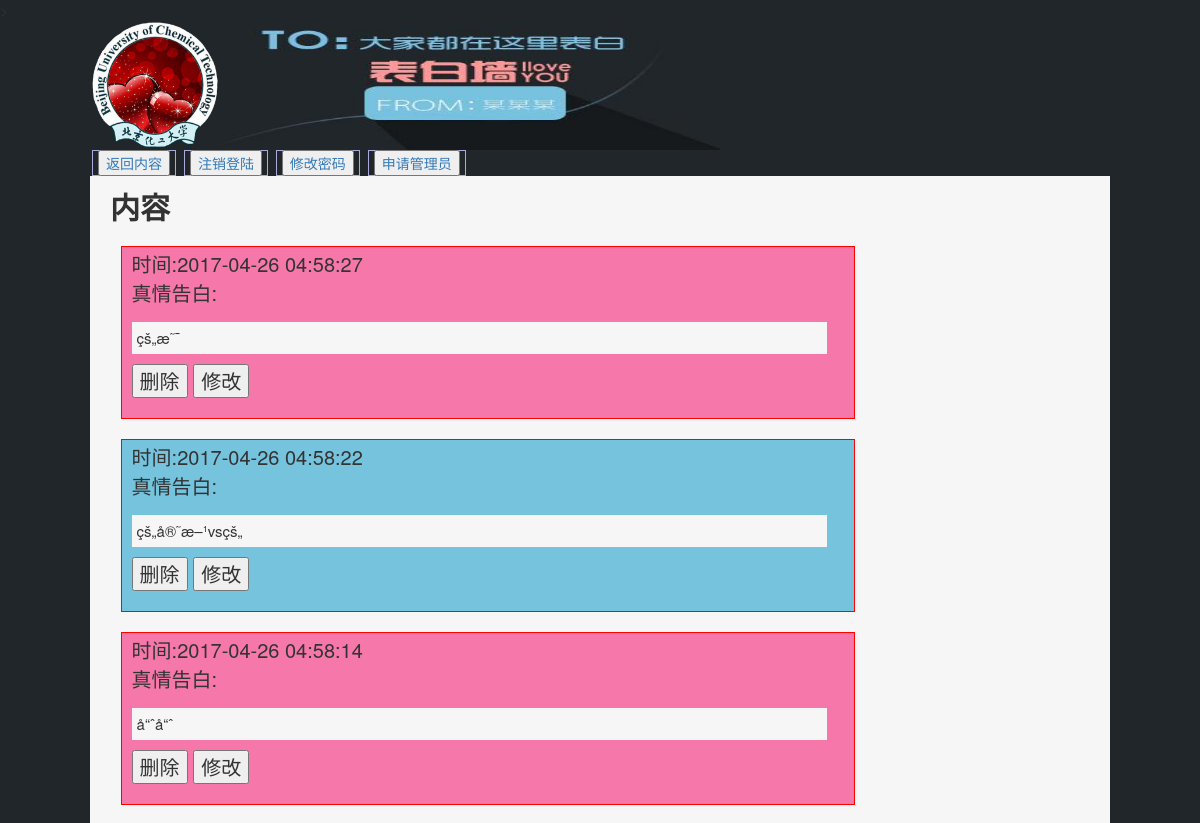
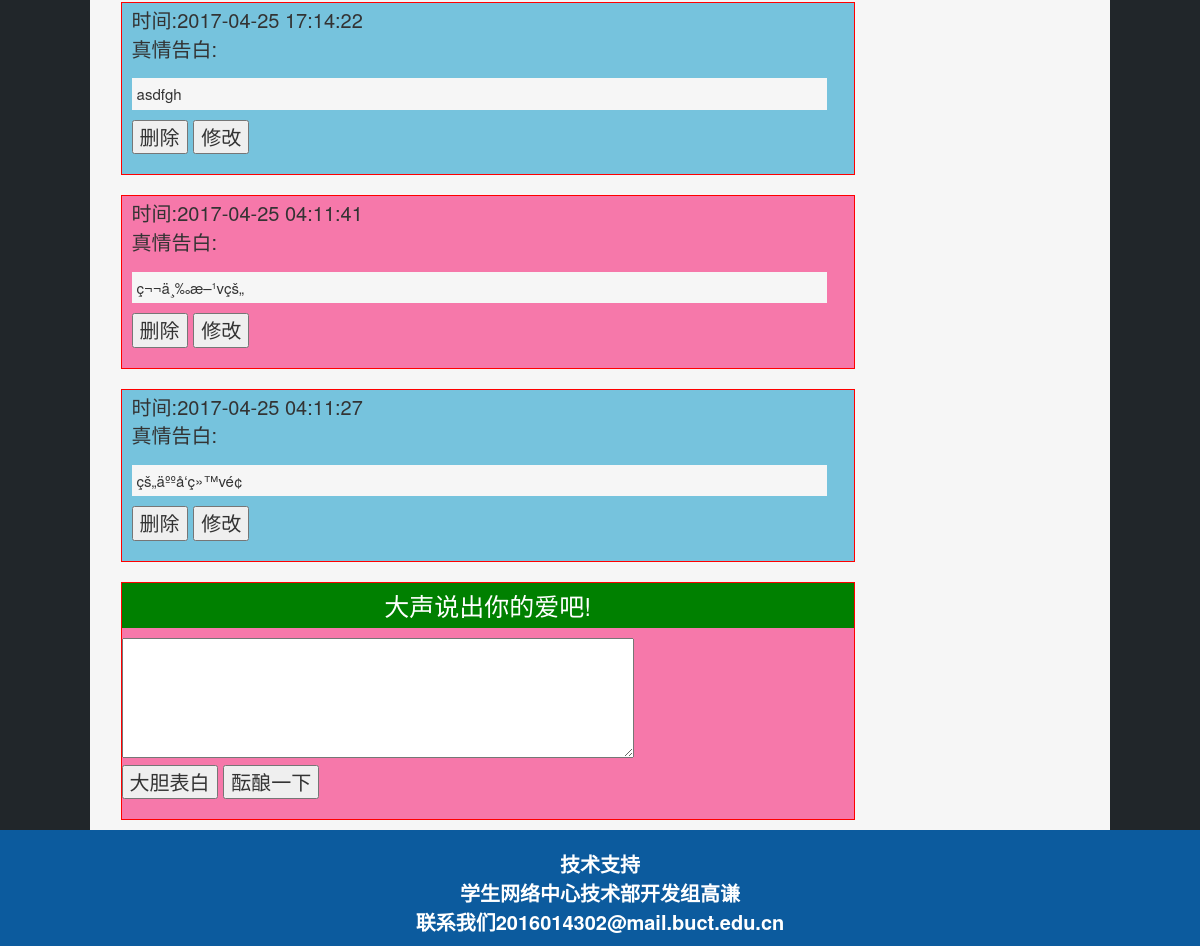
The page /guanli.php (signed in) on the database its author committed (2 pictures, top to bottom).
### tables this page shows
CREATE TABLE IF NOT EXISTS `message` (
  `id` int(10) NOT NULL AUTO_INCREMENT,
  `account` varchar(15) NOT NULL,
  `content` text NOT NULL,
  `time` datetime NOT NULL,
  PRIMARY KEY (`id`)
);

### guanli.php (the view, shortened to what this page needs)
<!DOCTYPE html>
<html>
<head>
  <link rel="stylesheet" href="bootstrap/css/bootstrap.min.css">
  <link href="css/style.css" rel="stylesheet" type="text/css" />
</head>
<body class="con-body">
<div class="con-big">
  <div class="title"><img src="images/buct.jpg" class="buct"><img src="images/biao.jpg" class="biao"></div>
  <div class="second-title">
    <div class="dao">
        <a href="content.php"><input type="button" class="daobutton" value="返回内容"></a>
        <a href="esc.php"><input type="button" class="daobutton" value="注销登陆"></a>
        <a href="fixpass.php"><input type="button" class="daobutton" value="修改密码"></a>
        <a><input type="button" class="daobutton" value="申请管理员" onclick="con()"></a>
    </div>
  </div>
  <div class="sort">内容</div>
  <div class="content" id="text">
     <?php
  if(isset($_COOKIE["account"]))
  {
     $account=$_COOKIE["account"];
     $link = mysqli_connect("localhost","root","","member");
     mysqli_query($link,"SET NAMES utf-8");
     $records_per_page=10;
     if (isset($_GET["page"]))
     {
       $page=$_GET["page"];
     }
     else
       $page=1;
     $pages=($page-1)*$records_per_page;
     $sql="SELECT*FROM message Where account='$account' ORDER BY time DESC";
     $result=mysqli_query($link,$sql);
     $total_records=mysqli_num_rows($result);
     if ($total_records==0)
     {
         echo "您还没有留言，点击表白按钮，赶快抢占沙发吧！";
         print<<<EOT
          <div class='contentbox-1'>
              <form name='biaobai' action='biaobai.php' method='post'>
                 <div class="express">大声说出你的爱吧!</div>
                 <div style=''>
                    <textarea name='content' class="textarea"></textarea>
                </div>
                <div style=''>
                   <input type='button' onclick='post()' value='大胆表白'>
                   <input type='reset' value='酝酿一下'>
                </div>
              </form>
          </div>
EOT;
     }
     else
     {
         mysqli_data_seek($result,$pages);
         $j=1;
         while ($row=mysqli_fetch_assoc($result) and $j<=$records_per_page)
         {
           $x=$j%2;
           $id=$row["id"];
           echo "
           <div class='contentbox-".$x."'>
             <div class='con-p'><span class='con-span'>时间:".$row['time']."</span></div>
             <span class='con-span'>真情告白:</span><br>
             <div class='con-div'>".$row['content']."</div>
             <div style='margin-top:10px;margin-left:10px;'>
                  <div style='display:inline-block;'><form action='delete.php' method='post'>
                    <input type='hidden' value='$id' name='id'>
                    <input type='submit' value='删除'>
                  </form></div>
                  <div style='display:inline-block;'>
                  <form action='fix.php' method='post'>
                     <input type='hidden' value='$id' name='id'>
                     <input type='submit' value='修改'>
                  </form></div>
             </div>
           </div>";
           $j++;
         }
         print<<<EOT
          <div class='contentbox-1'>
              <form name='biaobai' action='biaobai.php' method='post'>
                 <div class="express">大声说出你的爱吧!</div>
                 <div style=''>
                    <textarea name='content' class="textarea"></textarea>
                </div>
                <div style=''>
                   <input type='button' onclick='post()' value='大胆表白'>
                   <input type='reset' value='酝酿一下'>
                </div>
              </form>
          </div>
EOT;
       }
     }
  else
    echo "您还没有登陆!";
?>
  </div>
</div>
<div class="con-bottom">技术支持<br>学生网络中心技术部开发组高谦<br>联系我们2016014302@mail.buct.edu.cn</div>
</body>
</html>

### css/style.css (style rules this page uses)
.express { font-size:25px;padding: 5px;background-color:green;text-align: center;color: white; }
.textarea { margin-top:10px;width:70%;height:120px;font-size:20px; }
.con-body { background-color: #21262a; }
.con-big { width: 85%;margin: 0 auto;background-color: #f6f6f6; }
.con-bottom { font-weight: bold; text-align:center;padding-top: 20px;width:100%;font-size: 20px;padding-bottom: 10px;background-color: #0C5B9E;color: white; }
.buct { width:130px;height: 130px; }
.biao { width: 500px;height:130px; }
.title { width: 100%;background-color:#21262a; }
.second-title { width:100%;background-color: #21262a; }
.content { width: 90%;margin-left: 3%;padding-bottom: 10px; }
.contentbox-1 { width: 80%;border: 1px solid red;padding-bottom: 20px;font-size:20px;margin-top: 20px;background-color: #F678AA; }
.contentbox-0 { width: 80%;border: 1px solid red;padding-bottom: 20px;font-size:20px;margin-top: 20px;background-color: #76c3dd; }
.sort { width: 100%;height: 50px;font-size: 30px;padding-top: 10px;font-weight: bold;padding-left: 20px;color: }
.con-p { margin-top: 3px; }
.con-span { margin-left:10px; }
.con-div { margin-top:15px;margin-left:10px;background-color: #f6f6f6;width: 95%;padding-top: 5px; padding-left: 5px;padding-bottom: 5px;font-size:15px;word-wrap:break-word; }
a { border:#aaaadd 1px solid;text-decoration: none;padding: 2px 5px 2px 5px; margin: 2px; }

### rows shown on the page
message: time "2017-04-26 04:58:27", content "çš„æ˜¯"
message: time "2017-04-26 04:58:22", content "çš„å®˜æ–¹vsçš„"
message: time "2017-04-26 04:58:14", content "å“ˆå“ˆ"
message: time "2017-04-25 17:14:22", content "asdfgh"
message: time "2017-04-25 04:11:41", content "ç¬¬ä¸‰æ–¹vçš„"
message: time "2017-04-25 04:11:27", content "çš„äººå‘ç»™vé¢"
